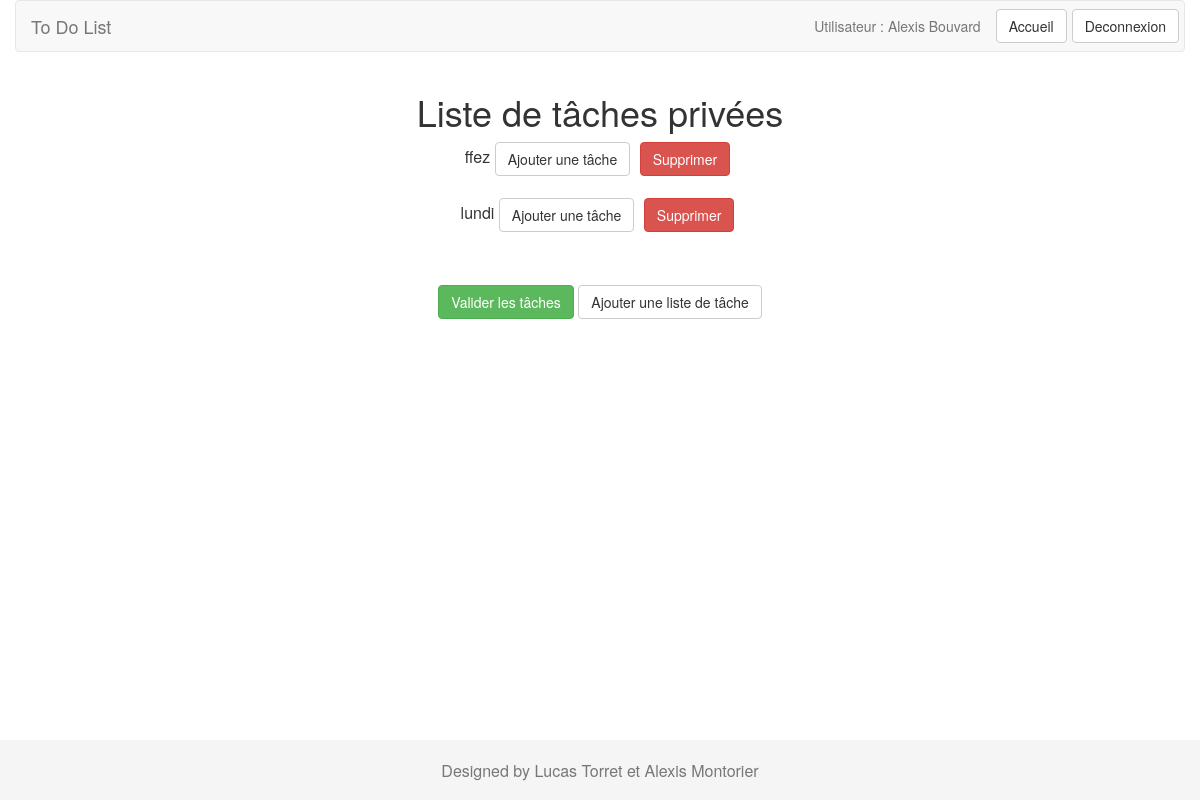
The page /Vue/VueListeTache.php (signed in) on the database its author committed.
### tables this page shows
CREATE TABLE `listetache` (
  `id` int(11) NOT NULL,
  `nom` varchar(100) NOT NULL,
  `pseudo` varchar(50) NOT NULL
);

### Entite/ListeTache.php (called while the page is built, shortened)
<?php
class ListeTache
{
    private $nom;
    private $id;
    public function __construct($nom, $private, $id)
    {
        $this->nom = $nom;
        $this->id = $id;
    }
    public function getId()
    {
        return $this->id;
    }
    public function getNom()
    {
        return $this->nom;
    }
}

### Gateway/ConnexionDB.php (called while the page is built, shortened)
<?php
class ConnexionDB extends PDO
{
    public function executeQuery($query, array $parameters = [])
    {
        try {
            $this->stmt = parent::prepare($query);
            foreach ($parameters as $name => $value) {
                $this->stmt->bindValue($name, $value[0], $value[1]);
            }
            return $this->stmt->execute();
        }
        catch (PDOException $e){
            throw $e;
        }
    }
}

### Gateway/ListeTacheGateway.php (called while the page is built, shortened)
<?php
require_once("ConnexionDB.php");
require_once ("Gateway.php");
class ListeTacheGateway extends Gateway
{
    function read($pseudo)
    {
        try {
            $query = 'SELECT * FROM listetache WHERE pseudo = :pseudo';
            $this->connexion->executeQuery($query, array(
                ':pseudo' => array($pseudo, PDO::PARAM_STR)));
            $result = $this->connexion->getResults();
            foreach ($result as $row){
                $tabListTache[] = new ListeTache($row['nom'],true,$row['id']);
            }
            return $tabListTache;
        } catch (PDOException $e) {
            throw $e;
        }
    }
}

### Modele/ListeTacheModele.php (called while the page is built, shortened)
<?php
require_once ("../Entite/ListeTache.php");
require_once ("../Gateway/ListeTacheGateway.php");
class ListeTacheModele
{
    public function load($pseudo){
        try {
            $listTacheGateway = new ListeTacheGateway();
            $tabLisTache = $listTacheGateway->read($pseudo);
            return $tabLisTache;
        }
        catch (PDOException $e){
            throw $e;
        }
    }
}

### Controller/UtilisateurController.php (called while the page is built, shortened)
<?php
require_once ("../Modele/ListeTacheModele.php");
class UtilisateurController
{
    public function chargementTabListTache(){
        $modele = new ListeTacheModele();
        $result = $modele->load($_SESSION['pseudo']);
        return $result;
    }
}

### Controller/FrontController.php (called while the page is built, shortened)
<?php
require_once ("UtilisateurController.php");
class FrontController
{
    public function chargementPrivee(){
        $controllerTMP = new UtilisateurController("");
        return $controllerTMP->chargementTabListTache();
    }
}

### Gateway/Gateway.php (called while the page is built, shortened)
<?php
class Gateway
{
    protected function __construct(){
        $this->connexion = $this->connexion();
    }
    private function connexion() {
        try {
            $dsn = "mysql:host=localhost;dbname=dbalmontorie";
            $user = "almontorie";
            $passwd = "almontoriemdp";
            return new ConnexionDB($dsn, $user, $passwd);
        }
        catch (PDOException $e){
            throw $e;
        }
    }
}

### Vue/VueListeTache.php (the view, shortened to what this page needs)
<link href="../bootstrap-3.3.7-dist/css/bootstrap.css" rel="stylesheet">
<link href="../style/stylesheet.css" rel="stylesheet">
<link href="../bootstrap-3.3.7-dist/css/sticky-footer.css" rel="stylesheet">
<?php
require_once("../Controller/FrontController.php");
?>
<form method="post">
    <div class="collapse navbar-collapse" id="bs-example-navbar-collapse-1">
        <nav class="navbar navbar-default">
            <div class="navbar-header">
                <a class="navbar-brand" href="#">To Do List</a>
            </div>
            <div class="container-fluid">
                <ul class="nav navbar-nav navbar-right">
                    <li>
                        <a>
                            <?php
                            echo "Utilisateur : ".$_SESSION['pseudo'];
                            ?>
                        </a>
                    </li>
                    <li><button class="btn btn-default navbar-btn" type="submit" name="accueil" onclick="window.location.href='VueAccueil.php'">Accueil</button></li>
                    <li><button class="btn btn-default navbar-btn" type="submit" name="deconnexion">Deconnexion</button></li>
                </ul>
            </div>
        </nav>
    </div>
    <h1>Liste de tâches privées</h1>
    <?php
    try {
        $action = "";
        $front = new FrontController($action);
        $tab = $front->chargementPrivee();
        affichTab($tab);
        echo "<br/>";
    } catch (PDOException $e){
        echo $e->getMessage();
    }
    ?>
    <?php
    function affichTab($tab){
        if ($tab == NULL) {
            echo "<p>Aucune liste de tâche</p>";
            echo "<br/>";
        } else {
            ?>
            <p>
                <?php
                    foreach ($tab as $item) {
                        echo $item->getNom();
                        ?>
                        <button class="btn btn-default" type="submit" name="id" value="<?php echo $item->getId() ?>">Ajouter une tâche</button>
                        <button class="btn btn-danger" type="submit" name="idToDelete" value="<?php echo $item->getId() ?>">Supprimer</button>
                        <?php
                        echo "<br/>";
                                ?>
                            <?php
                    echo "<br/>";
                }
                ?>
            </p>
            <?php
        }
    }
    ?>
    <p>
        <input class="btn btn-success" type="submit" name="completerTache" value="Valider les tâches" />
        <input class="btn btn-default" type="submit" name="ajoutTache" value="Ajouter une liste de tâche" />
    </p>
</form>
<footer class="footer">
    <div class="container">
        <p class="text-muted">Designed by Lucas Torret et Alexis Montorier</p>
    </div>
</footer>

### style/stylesheet.css (style rules this page uses)
button { margin-right: 5px; }
p { font-size: 16px; text-align: center; }
h1 { text-align: center; }

### rows shown on the page
listetache: nom "ffez", $item->getId() 28 (drawn)
listetache: nom "lundi", $item->getId() 25 (drawn)

### other values the page prints
$_SESSION['pseudo'] "Alexis Bouvard"
